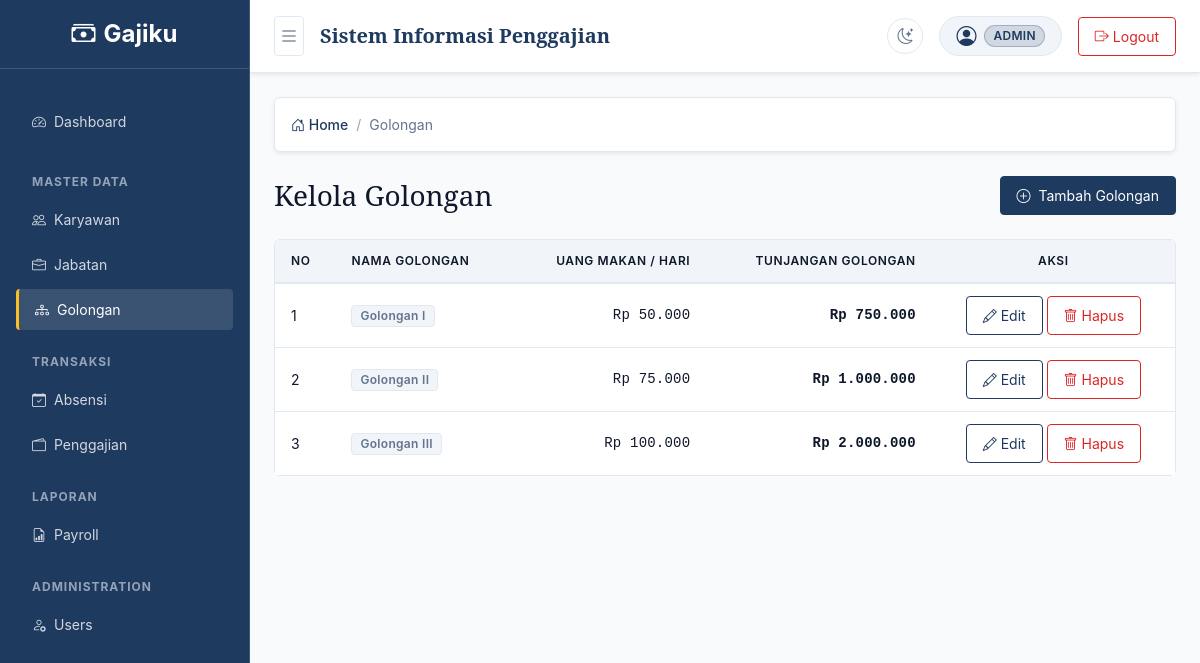
Page /?page=golongan/index (signed in) on the committed database.
### tables this page shows
CREATE TABLE IF NOT EXISTS golongan (
    id INT UNSIGNED AUTO_INCREMENT PRIMARY KEY,
    nama_golongan VARCHAR(50) NOT NULL UNIQUE,
    uang_makan DECIMAL(15,2) NOT NULL DEFAULT 0,
    tunjangan DECIMAL(15,2) NOT NULL DEFAULT 0,
    created_at TIMESTAMP NOT NULL DEFAULT CURRENT_TIMESTAMP,
    updated_at TIMESTAMP NOT NULL DEFAULT CURRENT_TIMESTAMP ON UPDATE CURRENT_TIMESTAMP
);

### app/includes/golongan.php (called while the page is built, shortened)
<?php
function fetchAllGolongan(PDO $pdo): array
{
    $stmt = $pdo->query('SELECT * FROM golongan ORDER BY id ASC');
    return $stmt->fetchAll(PDO::FETCH_ASSOC);
}

### app/pages/golongan/index.php (the view, shortened to what this page needs)
<?php
require_once dirname(__DIR__, 2) . '/includes/golongan.php';
$pdo = getPDO();
$golongans = fetchAllGolongan($pdo);
?>
<div class="d-flex justify-content-between align-items-center mb-4">
    <h1 class="h3 mb-0">Kelola Golongan</h1>
    <a href="/?page=golongan/create" class="btn btn-primary">
        <i class="bi bi-plus-circle me-1"></i> Tambah Golongan
    </a>
</div>
<div class="card border-0 shadow-sm">
    <div class="card-body p-0">
        <div class="table-responsive">
            <table class="table table-hover align-middle mb-0">
                <thead class="table-light">
                    <tr>
                        <th class="px-4 py-3">No</th>
                        <th class="px-4 py-3">Nama Golongan</th>
                        <th class="px-4 py-3 text-end">Uang Makan / Hari</th>
                        <th class="px-4 py-3 text-end">Tunjangan Golongan</th>
                        <th class="px-4 py-3 text-center">Aksi</th>
                    </tr>
                </thead>
                <tbody>
                    <?php if (count($golongans) > 0): ?>
                        <?php foreach ($golongans as $index => $golongan): ?>
                            <tr>
                                <td class="px-4 py-3"><?= $index + 1 ?></td>
                                <td class="px-4 py-3 fw-medium">
                                    <span class="badge bg-secondary me-1"><?= htmlspecialchars((string) $golongan['nama_golongan'], ENT_QUOTES, 'UTF-8') ?></span>
                                </td>
                                <td class="px-4 py-3 text-end">Rp <?= number_format((float) $golongan['uang_makan'], 0, ',', '.') ?></td>
                                <td class="px-4 py-3 text-end fw-semibold text-success">Rp <?= number_format((float) ($golongan['tunjangan'] ?? 0), 0, ',', '.') ?></td>
                                <td class="px-4 py-3 text-center">
                                    <a href="/?page=golongan/edit&id=<?= $golongan['id'] ?>" class="btn btn-sm btn-outline-primary">
                                        <i class="bi bi-pencil"></i> Edit
                                    </a>
                                    <form action="/?action=golongan/delete" method="POST" class="d-inline" onsubmit="return confirm('Yakin ingin menghapus golongan ini?');">
                                        <button type="submit" class="btn btn-sm btn-outline-danger">
                                            <i class="bi bi-trash"></i> Hapus
                                        </button>
                                    </form>
                                </td>
                            </tr>
                        <?php endforeach; ?>
                    <?php endif; ?>
                </tbody>
            </table>
        </div>
    </div>
</div>

### app/includes/header.php (style rules this page uses)
:root { --bg-color: #F8FAFC; --surface-color: #FFFFFF; --surface-muted: #F1F5F9; --surface-hover: #E2E8F0; --border-color: #E2E8F0; --text-primary: #0F172A; --text-secondary: #64748B; --sidebar-bg: #1E3A5F; --topbar-bg: #FFFFFF; }
html, body { overflow-x: hidden; }
body { background-color: var(--bg-color) !important; color: var(--text-primary) !important; transition: background-color 0.2s ease, color 0.2s ease; }
.table-responsive { background-color: transparent !important; border: none !important; }
.card > .table-responsive, .card-body > .table-responsive { border: none !important; border-radius: 0 !important; margin: 0 !important; }
.table { --bs-table-bg: transparent !important; --bs-table-accent-bg: transparent !important; --bs-table-color: var(--text-primary) !important; --bs-table-border-color: var(--border-color) !important; color: var(--text-primary) !important; border-color: var(--border-color) !important; background-color: transparent !important; margin-bottom: 0 !important; }
.table > :not(caption) > * > * { box-shadow: none !important; color: inherit !important; background-color: transparent !important; }

### rows in the picture
golongan: nama_golongan "Golongan I", uang_makan "50.000", tunjangan "750.000"
golongan: nama_golongan "Golongan II", uang_makan "75.000", tunjangan "1.000.000"
golongan: nama_golongan "Golongan III", uang_makan "100.000", tunjangan "2.000.000"

### other values in the picture
$user['role'] "ADMIN"
$name "Golongan"
